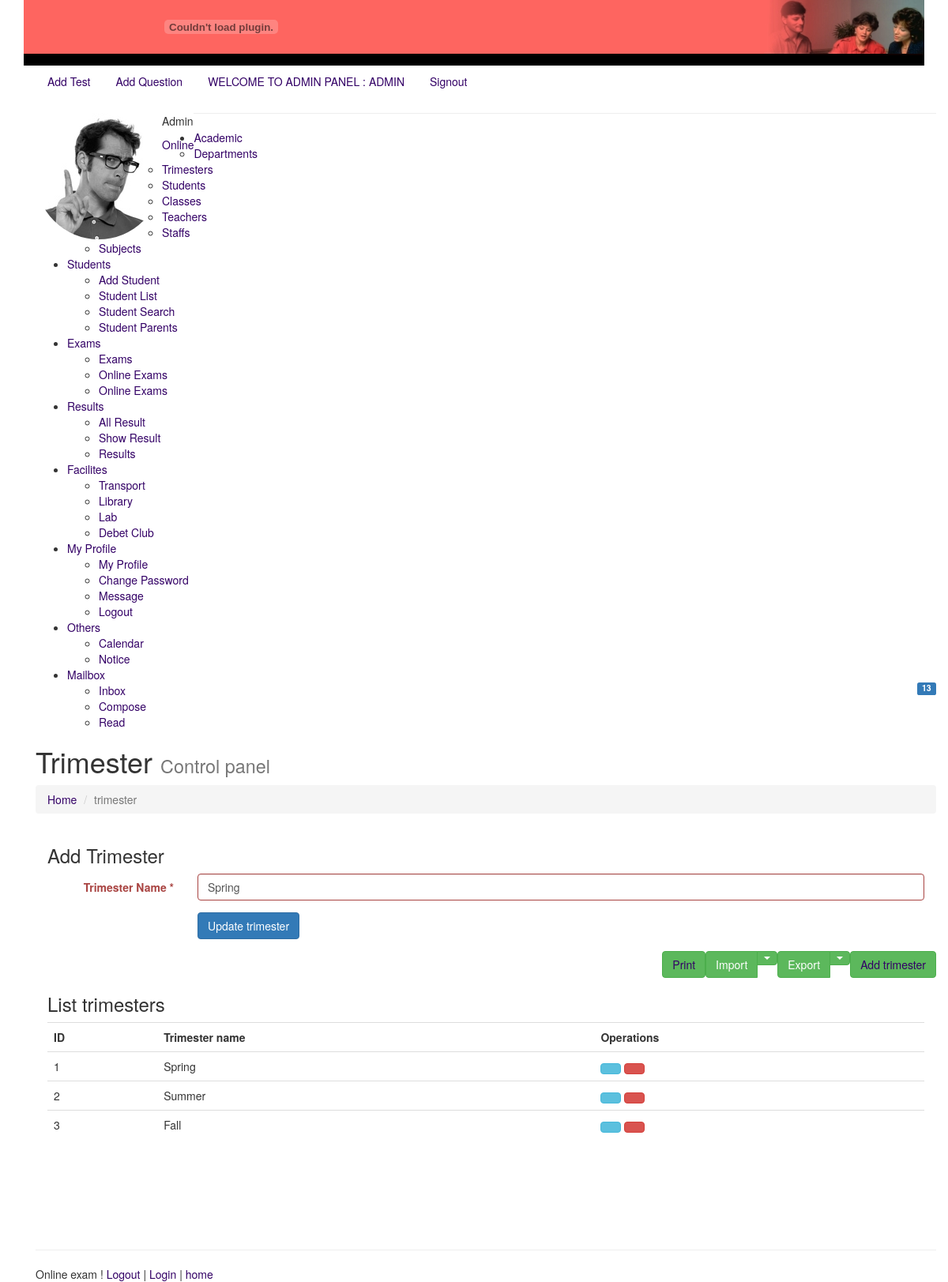
The app's page /trimesters.php?id=1&edittrimester=yes (signed in) with its own data.
### tables this page shows
CREATE TABLE `trimester` (
  `id` int(11) NOT NULL,
  `name` varchar(200) NOT NULL
);

### trimesters.php (the view, shortened to what this page needs)
<?php
$name = "";
include("header.php");
include("leftsidebar.php");
?>
<div class="content-wrapper">
    <section class="content-header">
        <h1>
            Trimester
            <small>Control panel</small>
        </h1>
        <ol class="breadcrumb">
            <li><a href="#"><i class="fa fa-dashboard"></i> Home</a></li>
            <li class="active">trimester</li>
        </ol>
    </section>
    <?php if (isset($_GET['addtrimester']) || isset($_GET['edittrimester'])) { ?>
        <?php
        if (isset($_GET['edittrimester'])) {
            $id = $_GET['id'];
            $sql = "SELECT * FROM trimester where id=$id";
            $result = $conn->query($sql);
            if ($result->num_rows > 0) {
                while ($row = $result->fetch_assoc()) {
                    $name = $row['name'];
                }
            }
        }
        ?>
        <section class="content">
            <div class="box col-xs-12">
                <div class="box-header">
                    <h3 class="box-title ng-binding">Add Trimester</h3>
                </div>
                <div class="box-body">
                    <form class="form-horizontal " method="post" action="trimesters.php" >
                        <div class="form-group has-error" >
                            <label for="inputEmail3" class="col-sm-2 control-label ng-binding">Trimester Name * </label>
                            <div class="col-sm-10">
                                <input type="text" name="name"
                                       class="form-control ng-pristine ng-invalid ng-invalid-required" required=""
                                       placeholder="Trimester Name" value="<?= $name; ?>">
                            </div>
                        </div>
                        <div class="form-group">
                            <div class="col-sm-offset-2 col-sm-10">
                                <?php if (isset($_GET['edittrimester'])) { ?>
                                    <input type="submit" class="btn btn-primary ng-binding" value="Update trimester" name="update" >
                                <?php } else { ?>
                                    <input type="submit" class="btn btn-primary ng-binding" value="Add trimester" name="submit" >
                                <?php } ?>
                            </div>
                        </div>
                    </form>
                </div>
            </div>
        </section>
    <?php }
      if($LOGIN_TYPE=="admin"){
    ?>
    <section class="content">
        <a href="trimesters.php?addtrimester=yes"
           class="floatRTL btn btn-success btn-flat pull-right marginBottom15 no-print ng-binding">Add trimester</a>
        <div class="btn-group pull-right no-print">
            <button type="button" class="btn btn-success btn-flat ng-binding">Export</button>
            <button type="button" class="btn btn-success btn-flat dropdown-toggle" data-toggle="dropdown">
                <span class="caret"></span>
            </button>
        </div>
        <div class="btn-group pull-right no-print">
            <button type="button" class="btn btn-success btn-flat ng-binding">Import</button>
            <button type="button" class="btn btn-success btn-flat dropdown-toggle" data-toggle="dropdown">
                <span class="caret"></span>
            </button>
        </div>
        <a href="javascript:window.print()" class="floatRTL btn btn-success btn-flat pull-right marginBottom15 no-print ng-binding">Print</a>
        <div class="box col-xs-12">
            <div class="box-header">
                <h3 class="box-title ng-binding">List trimesters</h3>
            </div>
            <div class="box-body table-responsive">
                <table class="table table-hover">
                    <tbody><tr>
                            <th class="ng-binding">ID</th>
                            <th class="ng-binding">Trimester name</th>
                            <th class="no-print ng-binding">Operations</th>
                        </tr>
                        <?php
                        $sql = "SELECT * FROM trimester";
                        $result = $conn->query($sql);
                        if ($result->num_rows > 0) {
                            while ($row = $result->fetch_assoc()) {
                                ?>
                                <tr  >
                                    <td class="ng-binding"><?= $row["id"]; ?></td>
                                    <td class="ng-binding"><?= $row["name"]; ?></td>
                                    <td class="no-print">
                                        <a  href="trimesters.php?id=<?= $row["id"]; ?>&edittrimester=yes" class="btn btn-info btn-flat" title="" tooltip="" data-original-title="Edit"><i class="fa fa-pencil"></i></a>
                                        <a    href="trimesters.php?id=<?= $row["id"]; ?>&deletetrimester=yes"" class="btn btn-danger btn-flat" title="" tooltip="" data-original-title="Remove"><i class="fa fa-trash-o"></i></a>
                                    </td>
                                </tr>
                                <?php
                            }
                        } else {
                            echo ' <tr   class="ng-hide"><td class="noTableData ng-binding" colspan="5">No trimester</td></tr>';
                        }
                        ?>
                    </tbody></table>
            </div>
        </div>
    </section>
      <?php } ?>
</div>
<?php
include("footer.php");
?>

### onlineexam/quiz.css (style rules this page uses)
body { margin-left: 0px; margin-top: 0px; }

### records on screen
trimester: name "Spring", id "1"
trimester: id "2", name "Summer"
trimester: id "3", name "Fall"

### other values on screen
$LOGIN_NAME "ADMIN"
$LOGIN_TYPE "ADMIN"
$LOGIN_NAME "Admin"
